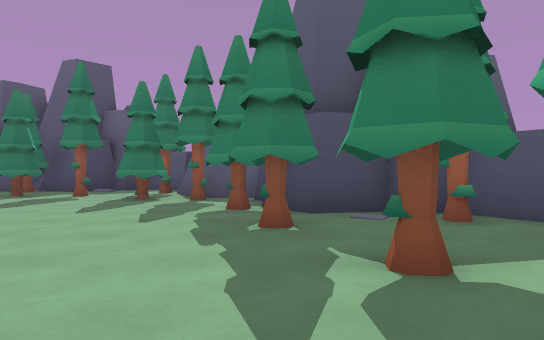
View 1 (above)

16 first-person views from a walk through a level from a Godot 3-D game. The camera is 1.2 m above the floor, looks level and sees 70° across. The floor is counted in squares, 2 m on a side. Each view is taken from the middle of a square. On the plan, view 1 faces up. The plan holds only what a view shows up to about 11 squares ahead; the rest is blank. The place goes on beyond the plan.

View 2
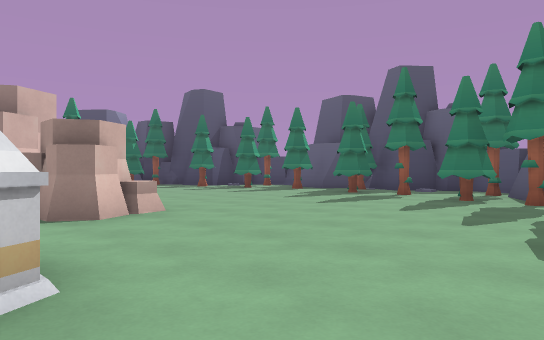

View 3
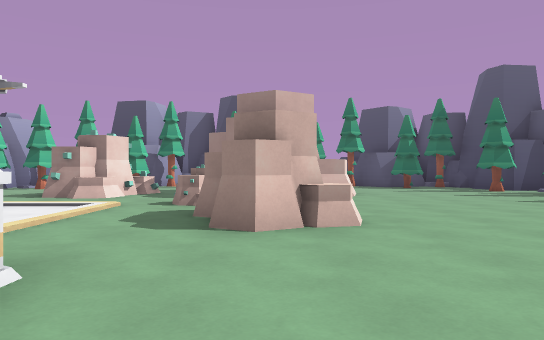

View 4
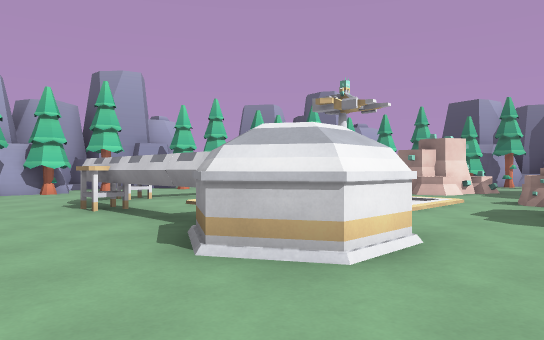

View 5
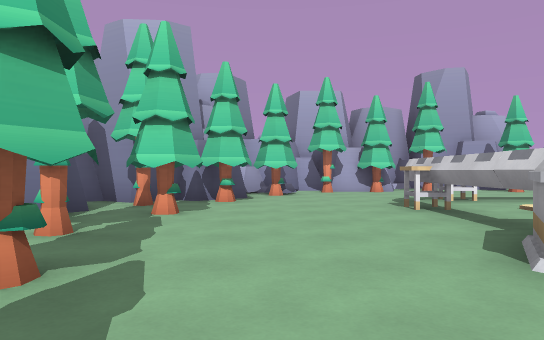

View 6
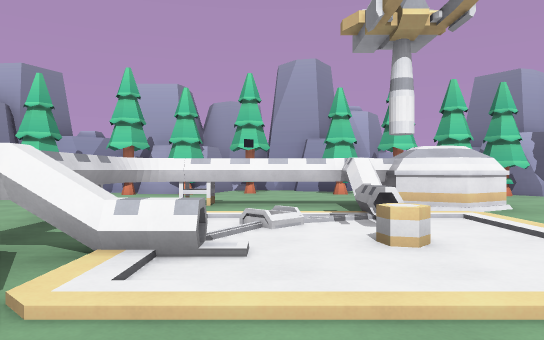

View 7
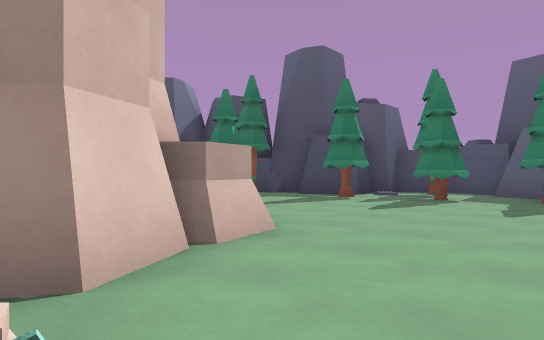

View 8
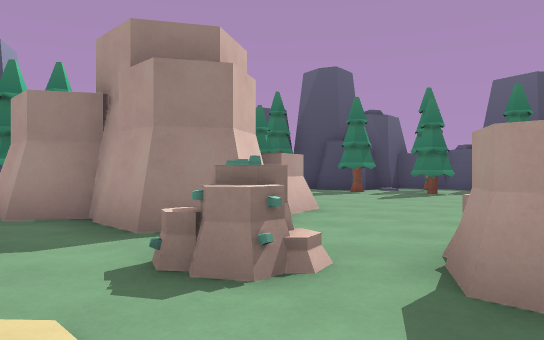

View 9
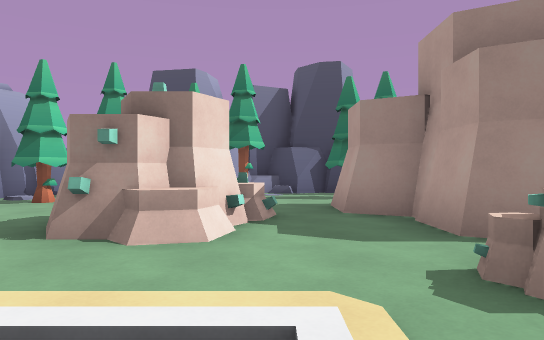

View 10
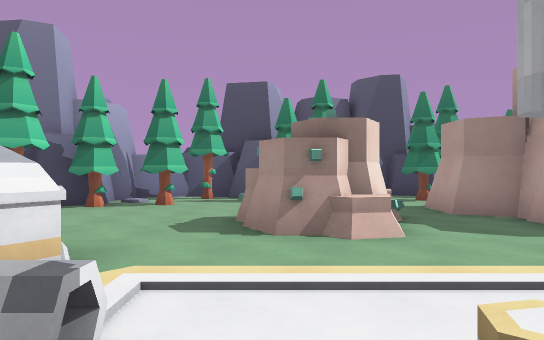

View 11
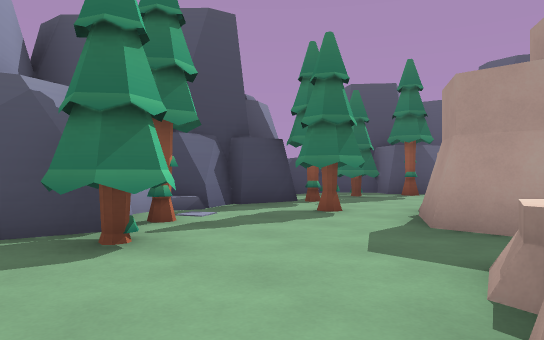

View 12
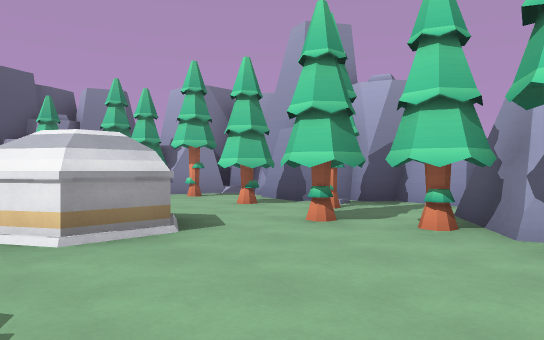

View 13
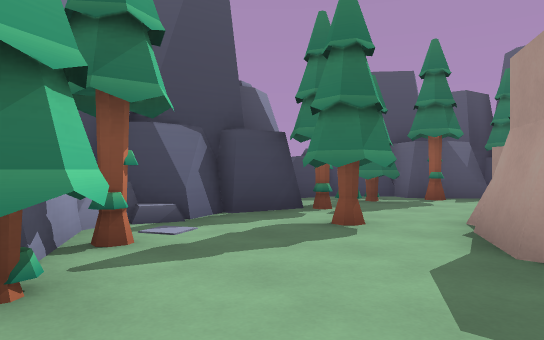

View 14
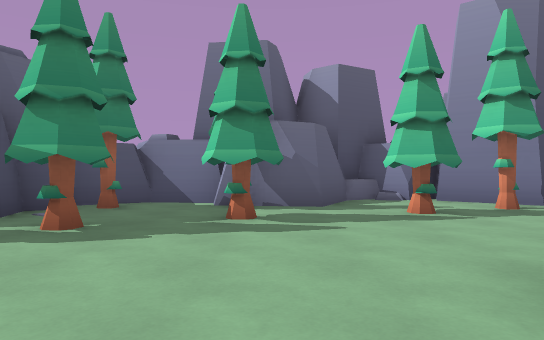

View 15
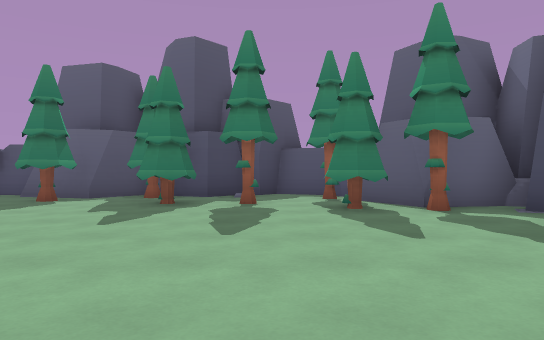

View 16
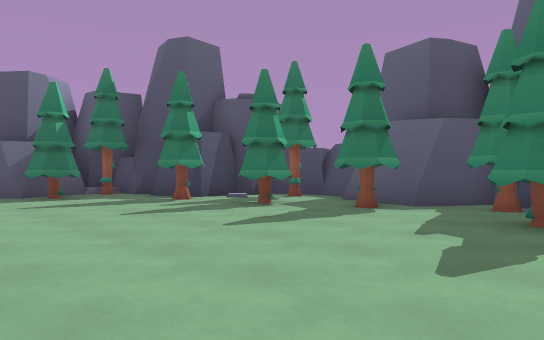

### Floor plan
Key: @ floor where view 1 was taken; # wall or solid block; . floor; / step, stairs or slope; = window, fence, low wall or low ledge; ^ raised ledge; T tree; R rock; P pipe; B barrel; O other object.
Columns run from 18 left of view 1 to 5 right of it. Each row starts with its distance up from view 1.
 12       ###########
 11       #T.##T##..#
 10      ##...TTT..T#
  9   ####T.T.T.T.TT###
  8   #T..T........T.T#
  7   ##T.............#
  6  ###T............T####
  5 ###T................T##
  4 #.T..  ...........T...#
  3 #....  ##....R.....TT##
  2   T..# ##..RRR.....T.##
  1  #.TT####.#.R........##
  0  #...//........##.@TT.^#
 -1  ##....#.......O#.....##
 -2  ##TT..##...B/OO....T###
 -3   ##T..^#..../.OO..TT#
 -4   #.........O...O..TT#
 -5   #T.T....###..PP..TT#
 -6   #=/T....#OOOOP...###
 -7   ###TT...........T#
 -8     ####TT.......TT#
 -9        ##TTT..TT#.##
-10         #####..##
-11           ######

Where each view was taken, in squares from view 1:
view 1: 0 up, 0 right, facing up
view 2: 0 up, 0 right, facing up-left
view 3: 2 up, 1 left, facing left
view 4: 2 up, 0 right, facing down-left
view 5: 2 up, 0 right, facing down
view 6: 1 up, 5 left, facing down
view 7: 1 up, 7 left, facing up-left
view 8: 1 down, 6 left, facing up-left
view 9: 1 down, 6 left, facing left
view 10: 3 down, 5 left, facing left
view 11: 4 down, 11 left, facing up-left
view 12: 4 down, 12 left, facing down-right
view 13: 3 down, 12 left, facing up-left
view 14: 2 up, 4 left, facing right
view 15: 2 up, 4 left, facing up
view 16: 4 up, 5 left, facing up-left
